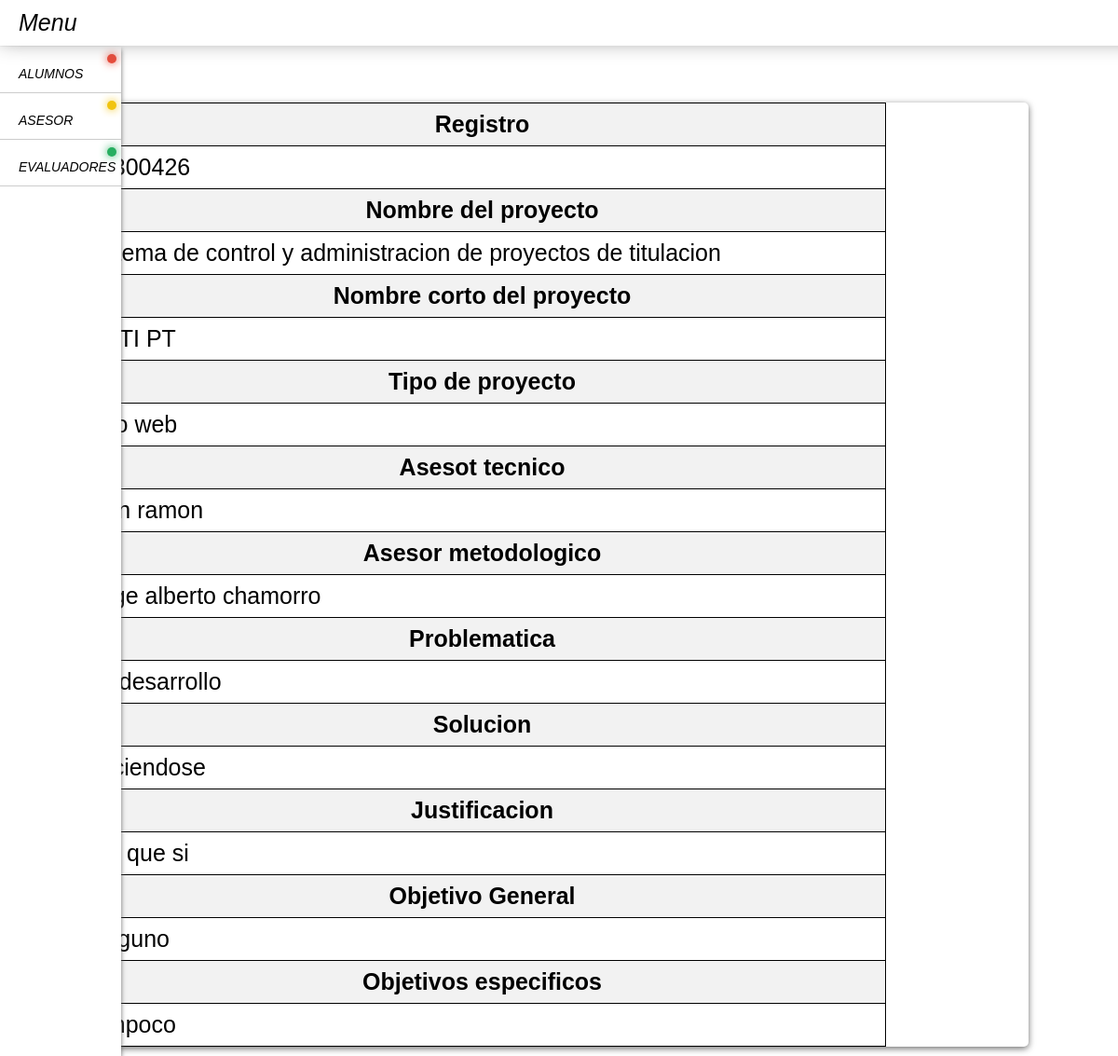
The page /verproyecto.php on the database its author committed.
### tables this page shows
CREATE TABLE `proyectos` (
  `id` int(11) DEFAULT NULL,
  `nproyecto` varchar(255) DEFAULT NULL,
  `ncproyecto` varchar(255) DEFAULT NULL,
  `tproyecto` varchar(255) DEFAULT NULL,
  `asesort` varchar(255) DEFAULT NULL,
  `asesorm` varchar(255) DEFAULT NULL,
  `problematica` text DEFAULT NULL,
  `solucion` text DEFAULT NULL,
  `justificacion` text DEFAULT NULL,
  `objetivog` text DEFAULT NULL,
  `objetivoses` text DEFAULT NULL
);

### verproyecto.php (the view, shortened to what this page needs)
<!DOCTYPE html>
<html>
<head>
  <link rel="stylesheet" href="css/estiloadmin_2.css">
</head>
<body>
  <header>
    <span class="menu"><i class="material-icons">Menu</i></span>
  </header>
  <section class="main">
    <aside class="keep">
      <ul>
        <li>
          <a href="">
            <span><i class="material-icons">Alumnos</i></span>
            <span class="notif red">1</span>
          </a>
        </li>
        <li>
          <a href="/">
            <span><i class="material-icons">Asesor</i></span>
            <span class="notif yellow">2</span>
          </a>
        </li>
        <li>
          <a href="/">
            <span><i class="material-icons">Evaluadores</i></span>
            <span class="notif green">3</span>
          </a>
        </li>
      </ul>
    </aside>
    <article>
      <table class="table-container">
        <?php
        $conexion = mysqli_connect("localhost", "root", "", "cetipt");
        $ResultadoProyectos = mysqli_query($conexion, "SELECT * FROM proyectos");
        while ($fila = mysqli_fetch_assoc($ResultadoProyectos)) {
            echo "<tr>";
            echo "<th>Registro</th>";
            echo "</tr>";
            echo "<tr>";
            echo "<td>{$fila['id']}</td>";
            echo "</tr>";
            echo "<tr>";
            echo "<th>Nombre del proyecto</th>";
            echo "</tr>";
            echo "<tr>";
            echo "<td>{$fila['nproyecto']}</td>";
            echo "</tr>";
            echo "<tr>";
            echo "<th>Nombre corto del proyecto</th>";
            echo "</tr>";
            echo "<tr>";
            echo "<td>{$fila['ncproyecto']}</td>";
            echo "</tr>";
            echo "<tr>";
            echo "<th>Tipo de proyecto</th>";
            echo "</tr>";
            echo "<tr>";
            echo "<td>{$fila['tproyecto']}</td>";
            echo "</tr>";
            echo "<tr>";
            echo "<th>Asesot tecnico</th>";
            echo "</tr>";
            echo "<tr>";
            echo "<td>{$fila['asesort']}</td>";
            echo "</tr>";
            echo "<tr>";
            echo "<th>Asesor metodologico</th>";
            echo "</tr>";
            echo "<tr>";
            echo "<td>{$fila['asesorm']}</td>";
            echo "</tr>";
            echo "<tr>";
            echo "<th>Problematica</th>";
            echo "</tr>";
            echo "<tr>";
            echo "<td>{$fila['problematica']}</td>";
            echo "</tr>";
            echo "<tr>";
            echo "<th>Solucion</th>";
            echo "</tr>";
            echo "<tr>";
            echo "<td>{$fila['solucion']}</td>";
            echo "</tr>";
            echo "<tr>";
            echo "<th>Justificacion</th>";
            echo "</tr>";
            echo "<tr>";
            echo "<td>{$fila['justificacion']}</td>";
            echo "</tr>";
            echo "<tr>";
            echo "<th>Objetivo General</th>";
            echo "</tr>";
            echo "<tr>";
            echo "<td>{$fila['objetivog']}</td>";
            echo "</tr>";
            echo "<tr>";
            echo "<th>Objetivos especificos</th>";
            echo "</tr>";
            echo "<tr>";
            echo "<td>{$fila['objetivoses']}</td>";
            echo "</tr>";
        }
        ?>
      </table>
    </article>
  </section>
</body>
</html>

### css/estiloadmin_2.css (style rules this page uses)
* { margin:0px; padding:0px; }
body { font-family: 'Signika', sans-serif; font-size:25px; }
table { border-collapse: collapse; width: 85%; height: -1000px; }
table, th, td { border: 1px solid black; }
th, td { padding: 8px; }
th { background-color: #f2f2f2; }
header { background: #fff; padding: 10px 20px; box-shadow: 0px -8px 25px #6d6d6d; position: fixed; top: 0; left: 0; width: 100%; z-index: 991; }
.menu { display:inline-block; cursor: pointer; }
.main { position: relative; top: 50px; padding-top: 60px; }
aside { width: 130px; background: #fff; padding: 0px 0px 10px 0px; position: absolute; left: 0; top: 0px; height: 100%; box-shadow: 0px 3px 5px #6d6d6d; overflow: hidden; z-index: 99; }
aside ul { list-style: none; width: 100%; }
aside ul li { border-bottom: 1px solid #ccc; padding: 10px 20px; position: relative; }
aside ul li a { font-size: 14px; color: #4a4a4a; text-decoration: none; text-transform:uppercase; white-space: nowrap; display: inline-block; }
aside ul li a span { display: inline-block; vertical-align: middle; color: #000000; width: 38px; }
article { background-size: ; width: 85%; height: 100%; margin-left: 7%; border-radius: 5px; box-shadow: 0px 2px 7px #6d6d6d; }
aside ul li a span.notif { position: absolute; top: 8px; text-align: center; width: 30px; height: 30px; right: 10px; background: #343436; line-height: 31px; border-radius: 100%; color: #fff; }
.red { background: #e74c3c !important; box-shadow: 0px 0px 10px #e74c3c; }
.yellow { background: #f1c40f !important; box-shadow: 0px 0px 10px #f1c40f; }
.green { background: #27ae60 !important; box-shadow: 0px 0px 10px #27ae60; }
aside ul li a span.notif.green { width: 10px; height: 10px; color: transparent; right: 5px; transition: all 0.2s ease; }
aside ul li a span.notif.yellow { width: 10px; height: 10px; color: transparent; right: 5px; transition: all 0.2s ease; }
aside ul li a span.notif.red { width: 10px; height: 10px; color: transparent; right: 5px; transition: all 0.2s ease; }

### rows shown on the page
proyectos: id "19300426", nproyecto "sistema de control y administracion de proyectos de titulacion", ncproyecto "CETI PT", tproyecto "sitio web", asesort "juan ramon", asesorm "jorge alberto chamorro", problematica "en desarrollo", solucion "haciendose", justificacion "por que si", objetivog "ninguno", objetivoses "tampoco"
